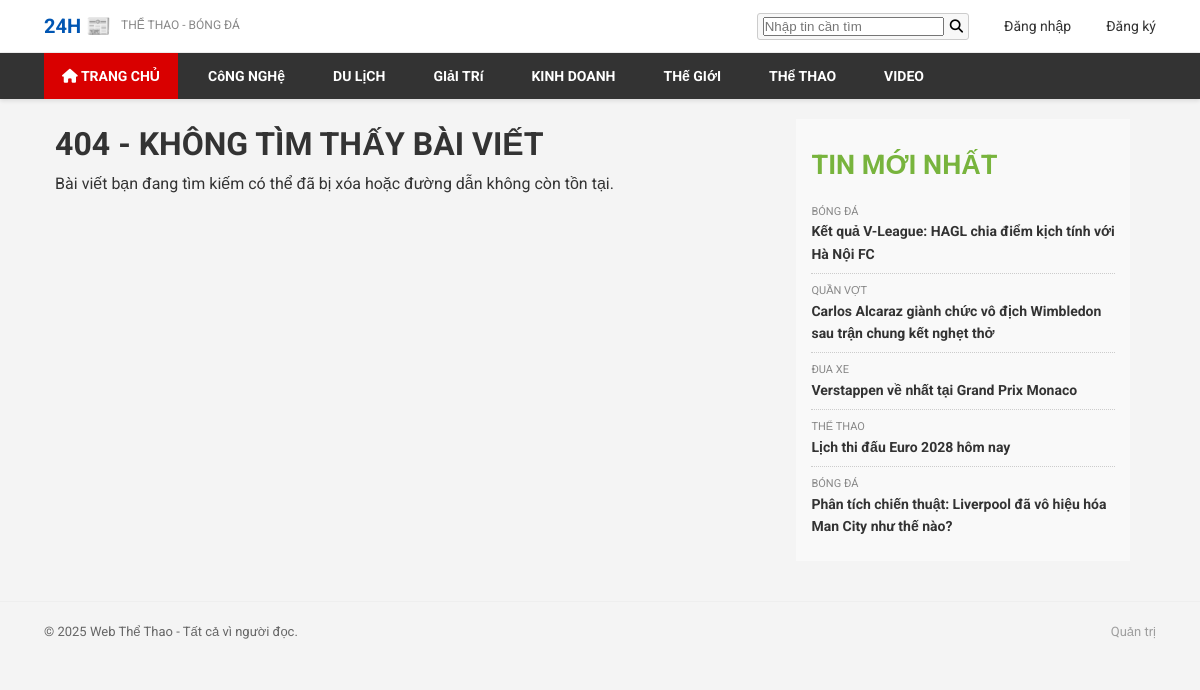
The page /article.php on the database as committed earlier.
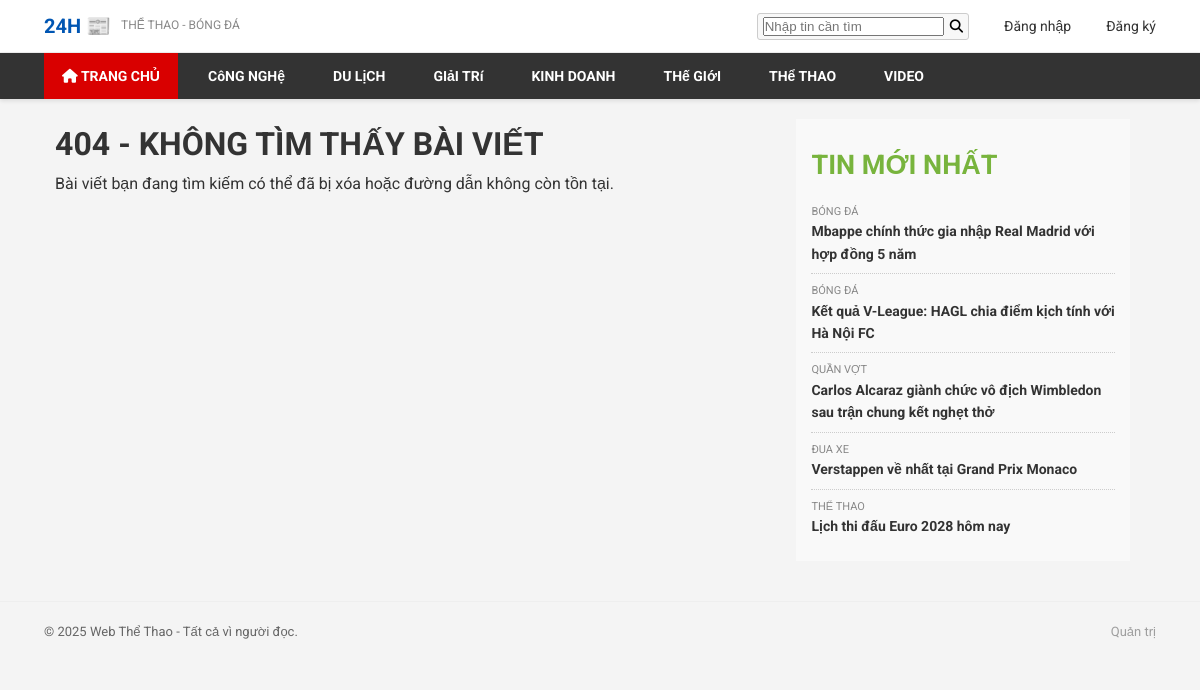
The same page on the database as committed later.
### tables this page shows
CREATE TABLE `categories` (
  `id` int(11) NOT NULL AUTO_INCREMENT PRIMARY KEY,
  `name` varchar(100) NOT NULL,
  `slug` varchar(120) UNIQUE NOT NULL,
  `parent_id` int(11) DEFAULT NULL,
  FOREIGN KEY (`parent_id`) REFERENCES `categories` (`id`) ON DELETE SET NULL
);

CREATE TABLE `articles` (
  `id` int(11) NOT NULL AUTO_INCREMENT PRIMARY KEY,
  `category_id` int(11) NOT NULL,
  `title` varchar(255) NOT NULL,
  `slug` varchar(255) UNIQUE NOT NULL,
  `summary` text,
  `content` text,
  `image_url` varchar(255) DEFAULT NULL,
  `is_featured` tinyint(1) DEFAULT 0,
  `created_at` timestamp NULL DEFAULT CURRENT_TIMESTAMP,
  FOREIGN KEY (`category_id`) REFERENCES `categories` (`id`) ON DELETE CASCADE
);

### classes/CategoryRepository.php (called while the page is built, shortened)
<?php
class CategoryRepository {
    private $conn;
    public function __construct(mysqli $conn) {
        $this->conn = $conn;
    }
    public function getAllCategories() {
        $sql = "SELECT id, name, slug, parent_id FROM categories ORDER BY parent_id, name ASC";
        $stmt = $this->conn->prepare($sql);
        $stmt->execute();
        $result = $stmt->get_result();
        $categories = [];
        while ($row = $result->fetch_assoc()) {
            $categories[] = $row;
        }
        return $categories;
    }
}
?>

### classes/ArticleRepository.php (called while the page is built, shortened)
<?php
class ArticleRepository {
    private $conn;
    public function __construct(mysqli $conn) {
        $this->conn = $conn;
    }
    private function fetchArticles($sql, $params = [], $types = "") {
        $stmt = $this->conn->prepare($sql);
        if (!empty($params)) {
            $stmt->bind_param($types, ...$params);
        }
        $stmt->execute();
        $result = $stmt->get_result();
        $articles = [];
        while ($row = $result->fetch_assoc()) {
            $articles[] = new Article($row);
        }
        return $articles;
    }
    public function getLatestArticles($limit = 10, $exclude_featured = true) {
        $sql = "SELECT a.*, c.name as category_name, c.slug as category_slug
                FROM articles a JOIN categories c ON a.category_id = c.id ";
        if ($exclude_featured) {
            $sql .= "WHERE a.is_featured = 0 ";
        }
        $sql .= "ORDER BY a.created_at DESC LIMIT ?";
        return $this->fetchArticles($sql, [$limit], "i");
    }
}
?>

### article.php (the view, shortened to what the changed rows need)
<?php
require_once __DIR__ . '/classes/ArticleRepository.php';
$db = Database::getInstance();
$conn = $db->getConnection();
$articleRepo = new ArticleRepository($conn);
$auth = new Auth($conn);
$interRepo = new InteractionRepository($conn);
$current_user = $auth->currentUser();
$article = null;
$sidebar_articles = $articleRepo->getLatestArticles(5, true);
$category_name = $article ? htmlspecialchars($article->category_name) : "Tin tức";
$category_slug = $article ? htmlspecialchars($article->category_slug) : "";
$article_date = $article ? date('d/m/Y', strtotime($article->created_at)) : '';
$article_time = $article ? date('H:i A (GMT+7)', strtotime($article->created_at)) : '';
$like_count = $article ? $interRepo->likeCount((int)$article->id) : 0;
$user_liked = ($article && $current_user) ? $interRepo->isLiked($current_user->id, (int)$article->id) : false;
$user_saved = ($article && $current_user) ? $interRepo->isSaved($current_user->id, (int)$article->id) : false;
$comments = $article ? $interRepo->getComments((int)$article->id, 50, 0) : [];
?>
<!DOCTYPE html>
<html lang="vi">
<head>
    <link rel="stylesheet" href="css/style.css">
    <link rel="stylesheet" href="https://cdnjs.cloudflare.com/ajax/libs/font-awesome/6.5.2/css/all.min.css">
</head>
<body>
    <?php require_once __DIR__ . '/includes/header.php'; ?>
    <div class="container content-area d-flex" style="padding-top: 20px;">
        <main class="main-column col-8 main-column-pad">
            <?php if ($article): ?>
                <div class="breadcrumb">
                    <a href="index.php">Trang chủ</a> &raquo;
                    <a href="category.php?slug=<?php echo $category_slug; ?>"><?php echo $category_name; ?></a>
                </div>
                <article class="full-article">
                    <div class="article-header">
                        <h1 class="article-title"><?php echo htmlspecialchars($article->title); ?></h1>
                        <div class="article-meta-info d-flex justify-content-between align-items-center">
                            <span class="meta-left">
                                Chuyên mục: <span class="date-time"><?php echo $category_name; ?></span>
                                &nbsp;•&nbsp;
                                <span class="date-time"><?php echo $article_date; ?> <?php echo $article_time; ?></span>
                            </span>
                        </div>
                    </div>
                    <div class="article-content">
                        <?php if (!empty($article->summary)): ?>
                            <p style="font-weight: bold; color: #000; font-size: 19px; line-height: 1.5; margin-bottom: 20px;">
                                <?php echo htmlspecialchars($article->summary); ?>
                            </p>
                        <?php endif; ?>
                        <div class="article-body">
                            <?php echo $article->content; ?>
                        </div>
                    </div>
                </article>
                <?php if ($article): ?>
                <section class="article-actions" style="margin-top:16px;border-top:1px solid #eee;padding-top:12px;">
                    <form method="post" style="display:inline">
                        <input type="hidden" name="csrf" value="<?php echo Helpers::csrfToken(); ?>" />
                        <button type="submit" name="like_toggle" value="1" style="padding:6px 10px;border-radius:6px;border:1px solid #ddd;background:#fff;cursor:pointer">
                            <?php echo $user_liked ? '❤️ Đã thích' : '🤍 Thích'; ?> (<?php echo (int)$like_count; ?>)
                        </button>
                    </form>
                    <form method="post" style="display:inline;margin-left:8px;">
                        <input type="hidden" name="csrf" value="<?php echo Helpers::csrfToken(); ?>" />
                        <button type="submit" name="save_toggle" value="1" style="padding:6px 10px;border-radius:6px;border:1px solid #ddd;background:#fff;cursor:pointer">
                            <?php echo $user_saved ? '🔖 Đã lưu' : '📌 Lưu đọc sau'; ?>
                        </button>
                    </form>
                </section>
                <section class="comments" style="margin-top:20px;">
                    <h3>Bình luận</h3>
                    <?php if ($current_user): ?>
                    <form method="post" style="margin-bottom:12px;">
                        <input type="hidden" name="csrf" value="<?php echo Helpers::csrfToken(); ?>" />
                        <textarea name="comment_content" placeholder="Viết bình luận" style="width:100%;min-height:80px;padding:10px;border:1px solid #ddd;border-radius:6px;"></textarea>
                        <button type="submit" style="margin-top:8px;padding:8px 12px;background:#78B43D;color:#fff;border:none;border-radius:6px">Gửi</button>
                    </form>
                    <?php else: ?>
                        <p><a href="/webthethao_project/user_login.php">Đăng nhập</a> để bình luận.</p>
                    <?php endif; ?>
                    <div class="comment-list">
                        <?php foreach ($comments as $c): ?>
                        <div style="border-bottom:1px dashed #eee;padding:8px 0;">
                            <div style="font-weight:500;"><?php echo htmlspecialchars($c['display_name'] ?: $c['username']); ?> <span style="color:#999;font-size:12px;">• <?php echo htmlspecialchars($c['created_at']); ?></span></div>
                            <div><?php echo nl2br(htmlspecialchars($c['content'])); ?></div>
                        </div>
                        <?php endforeach; ?>
                        <?php if (empty($comments)): ?><p>Chưa có bình luận.</p><?php endif; ?>
                    </div>
                </section>
                <?php endif; ?>
            <?php else: ?>
                <h1 class="article-title-error">404 - KHÔNG TÌM THẤY BÀI VIẾT</h1>
            <?php endif; ?>
        </main>
        <aside class="sidebar-column col-4">
            <div class="latest-news-block">
                <header class="latest-news-tit fw-bold d-inline-block padd-t-10 mar-b-15">
                    <h2 class="fw-bold text-uppercase color-green-custom">Tin mới nhất</h2>
                </header>
                <div class="latest-news-list">
                    <?php foreach ($sidebar_articles as $side_article): ?>
                        <div class="sidebar-article">
                            <h4 style="font-size: 11px; color: #888; text-transform: uppercase;"><?php echo htmlspecialchars($side_article->category_name); ?></h4>
                            <p><a href="article.php?slug=<?php echo htmlspecialchars($side_article->slug); ?>" class="color-main hover-color-24h"><?php echo htmlspecialchars($side_article->title); ?></a></p>
                        </div>
                    <?php endforeach; ?>
                </div>
            </div>
        </aside>
    </div>
</body>
</html>

### includes/header.php (shortened to what the changed rows need)
<?php
require_once __DIR__ . '/../classes/CategoryRepository.php';
$categoryRepo = new CategoryRepository($conn);
$all_categories = $categoryRepo->getAllCategories();
$category_map = [];
foreach ($all_categories as $cat) {
    $pid = $cat['parent_id'] ?: 0;
    if (!isset($category_map[$pid])) $category_map[$pid] = [];
    $category_map[$pid][] = $cat;
}
?>
<nav class="main-nav">
    <div class="container">
        <ul>
            <?php
            foreach ($category_map[0] ?? [] as $top_cat) {
                $children = $category_map[$top_cat['id']] ?? [];
                if (empty($children)) {
                    echo '<li><a href="category.php?slug=' . htmlspecialchars($top_cat['slug']) . '">' . htmlspecialchars(strtoupper($top_cat['name'])) . '</a></li>';
                } else {
                    echo '<li class="has-children">';
                    echo '<a href="category.php?slug=' . htmlspecialchars($top_cat['slug']) . '">' . htmlspecialchars(strtoupper($top_cat['name'])) . '</a>';
                    echo '</li>';
                }
            }
            ?>
        </ul>
    </div>
</nav>

Rows that differ between the two databases and show on the page:
no longer on this page (row edited): articles: category.name "BÓNG ĐÁ", title "Phân tích chiến thuật: Liverpool đã vô hiệu hóa Man City như thế nào?"
now on this page (row edited): articles: category.name "BÓNG ĐÁ", title "Mbappe chính thức gia nhập Real Madrid với hợp đồng 5 năm"
